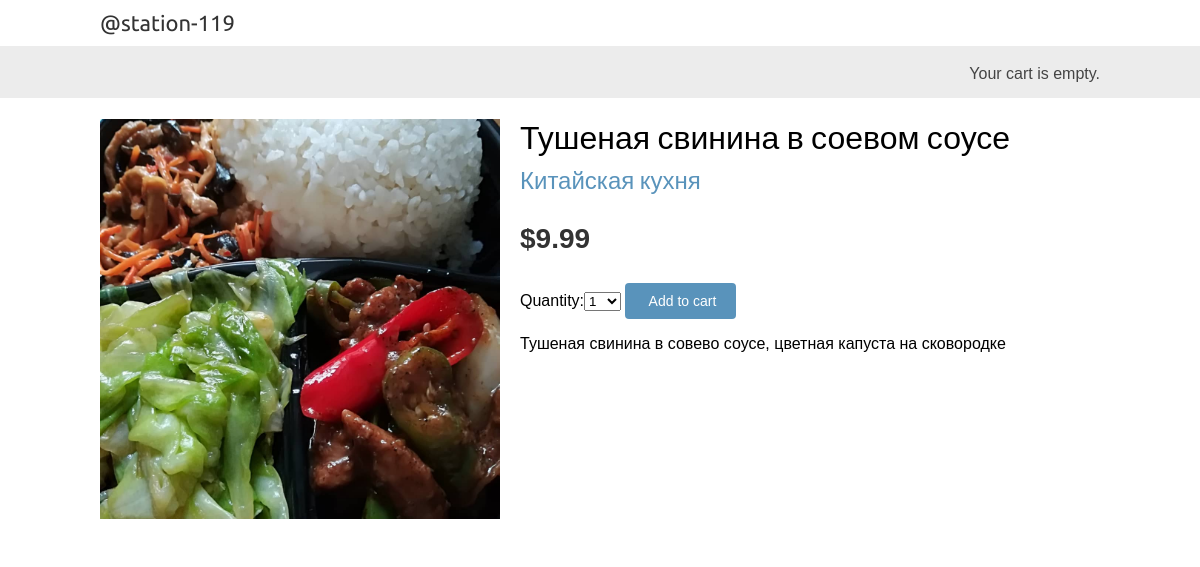
The page /4/tushenaya-svinina-v-soevom-souse/ on the database its author committed.
### shop/models.py (models this page shows, shortened)
class Product(models.Model):
    category = models.ForeignKey(Category,
                                 related_name='products',
                                 on_delete=models.CASCADE)
    name = models.CharField(max_length=200, db_index=True)
    slug = models.SlugField(max_length=200, db_index=True)
    image = models.ImageField(upload_to='products/%Y/%m/%d', blank=True)
    description = models.TextField(blank=True)
    price = models.DecimalField(max_digits=10, decimal_places=2)
    available = models.BooleanField(default=True)
    created = models.DateTimeField(auto_now_add=True)
    updated = models.DateTimeField(auto_now=True)
    class Meta:
        ordering = ('name',)
        index_together = (('id', 'slug'),)

class Category(models.Model):
    name = models.CharField(max_length=200, db_index=True)
    slug = models.SlugField(max_length=200, unique=True)
    class Meta:
        ordering = ('name',)
        verbose_name = 'category'
        verbose_name_plural = 'categories'
    def __str__(self):
        return self.name
    def get_absolute_url(self):
        return reverse('shop:product_list_by_category', args=[self.slug])

### shop/views.py (the view)
def product_detail(request, id, slug):
    product = get_object_or_404(Product,
                                id=id,
                                slug=slug,
                                available=True)
    cart_product_form = CartAddProductForm()
    return render(request,
                  'shop/product/detail.html',
                  {'product': product,
                   'cart_product_form': cart_product_form})

### cart/forms.py
class CartAddProductForm(forms.Form):
    quantity = forms.TypedChoiceField(
                                choices=PRODUCT_QUANTITY_CHOICES,
                                coerce=int)
    update = forms.BooleanField(required=False,
                                initial=False,
                                widget=forms.HiddenInput)

### cart/cart.py (called while the page is built)
    def __len__(self):
        return sum(item['quantity'] for item in self.cart.values())

### cart/context_processors.py (called while the page is built)
def cart(request):
    return {'cart': Cart(request)}

### templates/shop/product/detail.html (shortened to what this page needs)
{% extends "shop/base.html" %}
{% load static %}
{% block content %}
  <div class="product-detail">
    <img src="
    {% if product.image %}
        {{ product.image.url }}
    {% else %}
        {% static "img/no_image.png" %}
    {% endif %}">
    <h1>{{ product.name }}</h1>
    <h2><a href="{{ product.category.get_absolute_url }}">
        {{ product.category }}</a></h2>
    <p class="price">${{ product.price }}</p>
    <form action="{% url "cart:cart_add" product.id %}" method="POST">
      {{ cart_product_form }}
      <input type="submit" value=" Add to cart">
    </form>
    {{ product.description|linebreaks }}
  </div>
{% endblock %}

### shop/static/css/base.css (style rules this page uses)
body { margin:0; padding:0; font-family:helvetica, sans-serif; }
h1, h2, h3, h4, h5 , h6 { font-family: 'Ubuntu', sans-serif; font-weight:normal; }
a { text-decoration:none; color:#5993bb; }
a.button, input[type="submit"] { color:#fff; background:#5993bb; border-radius:4px; padding:10px 20px; font-size:14px; border:0; }
.product-detail { text-align:justify; }
.product-detail .price { color:#333; font-size:28px; font-weight:bold; }
.product-detail img { width:40%; float:left; padding:0 20px 20px 0; }
.product-detail h1 { margin-bottom:0; }
.product-detail h2 { margin-top:10px; }

### rows shown on the page
Product: image (picture), name "Тушеная свинина в соевом соусе", category "Китайская кухня", price "9.99", description "Тушеная свинина в совево соусе, цветная капуста на сковородке"
